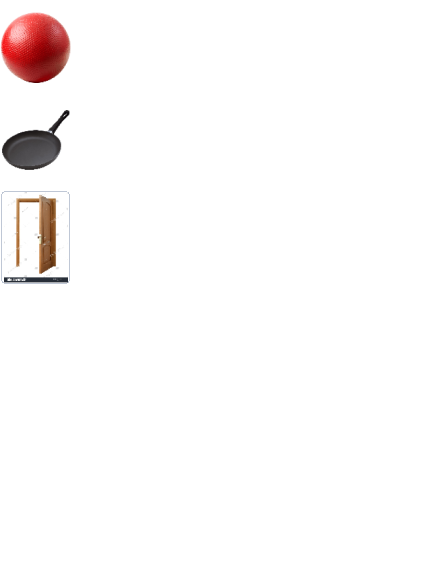
#> input picture assets/1x/Jokers.png, 426 x 570 px, found by its file name
$ python center_jokers_cells.py
#> lines starting #> are read from the running program, lines starting #| are printed output that depends on the picture
from PIL import Image
import os

ROOT = os.path.dirname(__file__)
SRC = os.path.join(ROOT, 'assets', '1x', 'Jokers.png')
OUT1 = os.path.join(ROOT, 'assets', '1x', 'Jokers_centered.png')
OUT2 = os.path.join(ROOT, 'assets', '2x', 'Jokers.png')

PX = 71
PY = 95

def center_cells():
    im = Image.open(SRC).convert('RGBA')
#> im is the input picture: PIL image 426x570 RGBA; mean R, G, B, A 9.5, 7.1, 6.9, 12.8
    w, h = im.size
#> w = 426; h = 570
    cols = w // PX
#> cols = 6
    rows = h // PY
#> rows = 6

    out = Image.new('RGBA', (w, h), (0,0,0,0))
#> out: PIL image 426x570 RGBA; every value is 0

    for r in range(rows):
        for c in range(cols):
            x0 = c * PX
            y0 = r * PY
            cell = im.crop((x0, y0, x0+PX, y0+PY))

            # find bbox of non-transparent pixels
            bbox = cell.getbbox()
            if bbox is None:
                # empty cell: paste as-is
                out.paste(cell, (x0, y0))
                continue

            # crop to content and center it in PXxPY
            content = cell.crop(bbox)
            cw, ch = content.size
            tx = x0 + (PX - cw)//2
            ty = y0 + (PY - ch)//2
            # paste content onto transparent PXxPY then into out
            canvas = Image.new('RGBA', (PX, PY), (0,0,0,0))
            canvas.paste(content, ((PX - cw)//2, (PY - ch)//2), content)
            out.paste(canvas, (x0, y0), canvas)
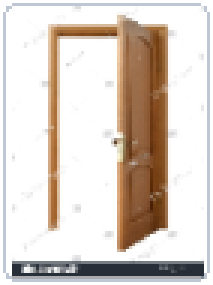
#> canvas: PIL image 71x95 RGBA (shown 3 times larger); mean R, G, B, A 205.8, 195.6, 187.6, 241.8; transparent parts drawn white
#> cell: PIL image 71x95 RGBA; every value is 0
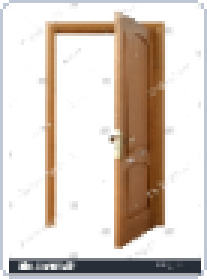
#> content: PIL image 69x93 RGBA (shown 3 times larger); mean R, G, B, A 216.3, 205.6, 197.2, 254.2; transparent parts drawn white

    out.save(OUT1)
    print('Saved centered 1x image to', OUT1)

    # Create 2x image (scale up)
    out2 = out.resize((w*2, h*2), Image.LANCZOS)

    # If a symlink exists at OUT2, remove it first
    try:
        if os.path.islink(OUT2) or os.path.exists(OUT2):
            os.remove(OUT2)
    except Exception as e:
        print('Warning removing existing 2x file:', e)

    out2.save(OUT2)
    print('Saved 2x image to', OUT2)

if __name__ == '__main__':
    center_cells()
